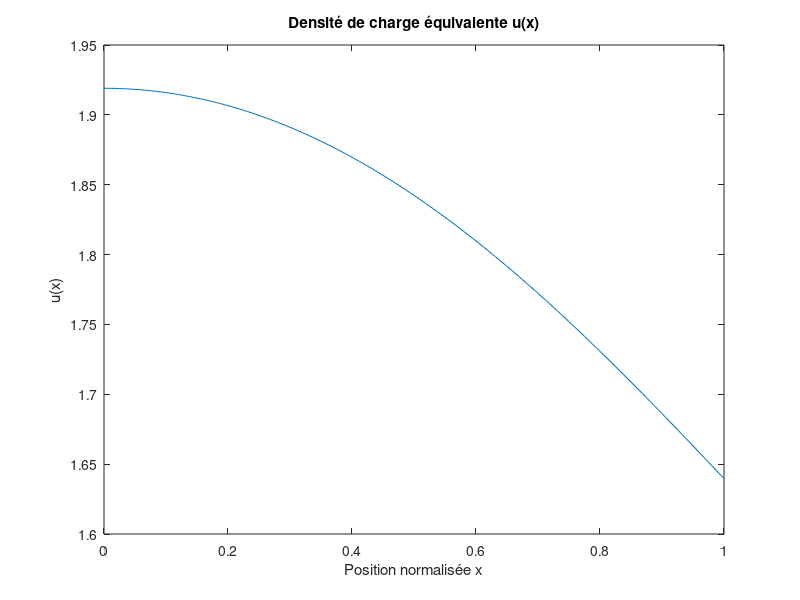
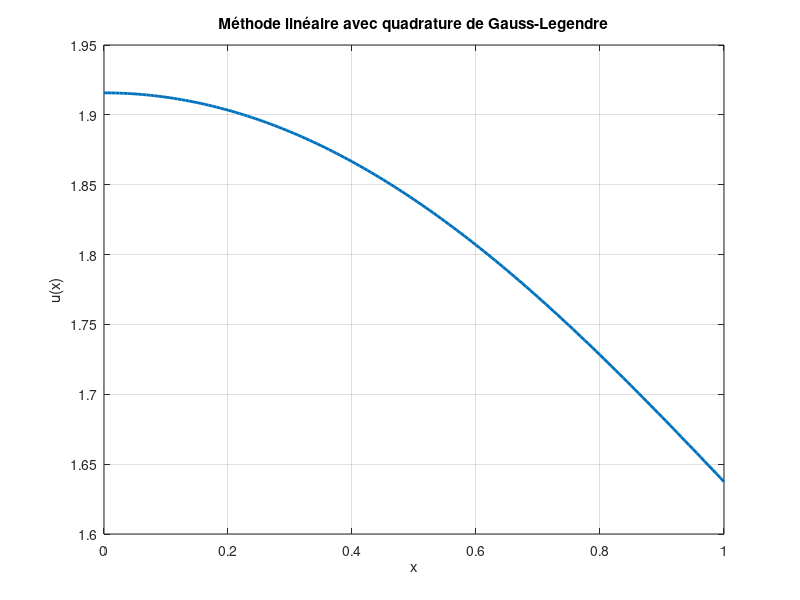
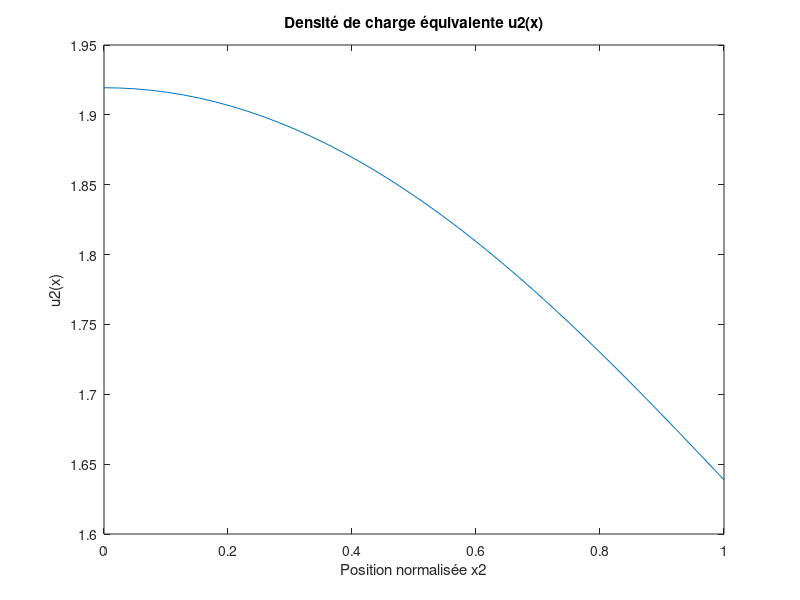
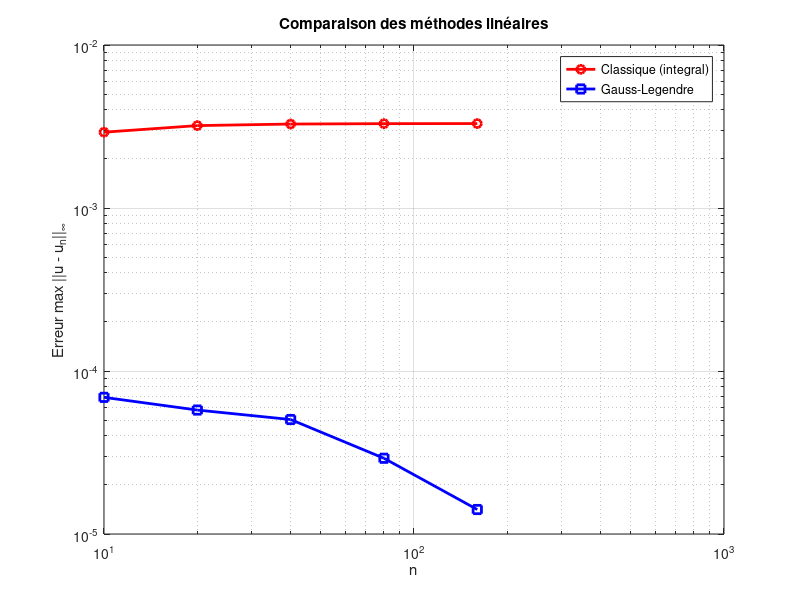

MATLAB code to generate these figures, in order: (Note: this script raises an error after producing the figures.)

R = 0.01; % 1 cm 
D = 0.01; % 1 cm 
epsilon = D/R; 

a = 0;
b = 1;

K = @(x,y)(1/pi) * (1./(epsilon^2 + (x-y).^2) + 1./(epsilon^2 + (x+y).^2));

n_values = [10 20 40 80 160];
errors_classic = zeros(size(n_values));
errors_gauss   = zeros(size(n_values));

% Question 5

%Approche linéaire

n = 40; % Nombre de points
x = linspace(a, b, n+1); % Points
h = (b - a)/n; % Ecart entre les points

function [x, u] = solve_linear_classic(n, K, a, b)
    h = (b - a)/n;
    x = linspace(a, b, n+1);
    A = zeros(n+1);

    for i = 1:n+1
        for j = 1:n+1
            phi_j = @(y) max(0, 1 - abs(y - x(j))/h);
            y_min = max(a, x(j) - h);
            y_max = min(b, x(j) + h);
            A(i,j) = integral(@(y) K(x(i), y).*phi_j(y), y_min, y_max);
        end
    end

    u = (eye(n+1) - A) \ ones(n+1,1);
end

% --- Fonction Gauss-Legendre ---
function [x,w] = gauss_legendre(n)
    beta = 0.5 ./ sqrt(1 - (2*(1:n-1)).^(-2));
    T = diag(beta,1) + diag(beta,-1);
    [V,D] = eig(T);
    x = diag(D);
    [x, idx] = sort(x);
    w = 2 * (V(1,idx)').^2;
end

function [x, u] = solve_linear_gauss(n, K, a, b)
    h = (b - a)/n;
    x = linspace(a, b, n+1);
    A = zeros(n+1);

    quad_order = 20;
    [gl_x, gl_w] = gauss_legendre(quad_order);

    for i = 1:n+1
        xi = x(i);

        for j = 1:n+1
            phi_j = @(y) max(0, 1 - abs(y - x(j))/h);
            y_min = max(a, x(j) - h);
            y_max = min(b, x(j) + h);

            if y_max <= y_min
                A(i,j) = 0;
                continue;
            end

            yq = (y_max + y_min)/2 + (y_max - y_min)/2 * gl_x;
            wq = gl_w * (y_max - y_min)/2;

            A(i,j) = sum( K(xi, yq).*phi_j(yq).*wq );
        end
    end

    u = (eye(n+1) - A) \ ones(n+1,1);
end



% Solution de référence très fine (méthode Gauss-Legendre)
n_ref = 800;
[x_ref, u_ref] = solve_linear_gauss(n_ref, K, a, b);

for k = 1:length(n_values)
    n = n_values(k);

    % --- Méthode classique ---
    [x_c, u_c] = solve_linear_classic(n, K, a, b);
    u_ref_interp = interp1(x_ref, u_ref, x_c);
    errors_classic(k) = max(abs(u_c - u_ref_interp'));

    % --- Méthode Gauss-Legendre ---
    [x_g, u_g] = solve_linear_gauss(n, K, a, b);
    u_ref_interp2 = interp1(x_ref, u_ref, x_g);
    errors_gauss(k) = max(abs(u_g - u_ref_interp2'));
end

figure(1);
plot(x_c, u_c);
title('Densité de charge équivalente u(x)');
xlabel('Position normalisée x');
ylabel('u(x)');

figure(2);
plot(x_g, u_g, 'LineWidth', 2);
title('Méthode linéaire avec quadrature de Gauss-Legendre');
xlabel('x');
ylabel('u(x)');
grid on;

% Question 8 ----------

figure(5);
loglog(n_values, errors_classic, 'r-o', 'LineWidth', 2); hold on;
loglog(n_values, errors_gauss, 'b-s', 'LineWidth', 2);
grid on;
xlabel('n');
ylabel('Erreur max ||u - u_n||_\infty');
title('Comparaison des méthodes linéaires');
legend('Classique (integral)', 'Gauss-Legendre');

%---------------

% Question 5

%Approche par interpolation global

function Lj = lagrange_basis(j, x_nodes, y)
    % Évalue le polynôme de Lagrange φ_j(y)
    % x_nodes = points d'interpolation
    n = length(x_nodes);
    Lj = ones(size(y));
    xj = x_nodes(j);

    for k = 1:n
        if k ~= j
            Lj = Lj .* ( (y - x_nodes(k)) / (xj - x_nodes(k)) );
        end
    end
end


function A = build_A_matrix(x_nodes, kernel, a, b, quad_order)
    % quad_order = nombre de point n 
    n = length(x_nodes);
    A = zeros(n);

    % Points et poids de Gauss-Legendre sur [-1,1]
    [yq, wq] = gauss_legendre(quad_order);

    % Rattrapage à  [a,b]
    yq = 0.5*(b-a)*yq + 0.5*(b+a);
    wq = 0.5*(b-a)*wq;

    for i = 1:n
        xi = x_nodes(i);
        for j = 1:n
            Lj = lagrange_basis(j, x_nodes, yq);
            integrand = kernel(xi, yq) .* Lj;
            A(i,j) = sum(integrand .* wq);
        end
    end
end

n2 = 40; % Nombre de points
x2 = linspace(a, b, n2); % Points
A2 = build_A_matrix(x2,K,a,b,n2);
I2 = eye(n2);
d2 = ones(n2, 1); % Terme source d(x) = 1

u2 = (I2 - A2) \ d2;

figure(3);
plot(x2, u2);
title('Densité de charge équivalente u2(x)');
xlabel('Position normalisée x2');
ylabel('u2(x)');


% Question 7

%Erreur

% Valeurs de n demandées par l'énoncé
n_values = [10, 20, 40, 80];
errors = zeros(size(n_values));
h_values = 1 ./ n_values;

% Calcule de la solution de référence
n_ref = 200; %Beaucoup de points pour la référence
[u_ref, x_ref] = solve_condensateur(n_ref, K);

% --- calcul de l'erreur ---
for k = 1:length(n_values)
    n = n_values(k);
    [u_n, x_n] = solve_condensateur(n, K);

    % Interpolation de u_ref sur la grille plus grossière x_n pour comparer
    u_ref_interp = interp1(x_ref, u_ref, x_n);

    % Calcul de l'erreur
    errors(k) = max(abs(u_n - u_ref_interp'));
end

% --- Graphiques ---

% --- Fonction de résolution (Interpolation linéaire) ---
function [u, x] = solve_condensateur(n, K_func)
    x = linspace(0, 1, n+1);
    h = 1/n;
    A = zeros(n+1, n+1);
    for i = 1:n+1
        for j = 1:n+1
            phi_j = @(y) max(0, 1 - abs(y - x(j))/h);
            y_min = max(0, x(j) - h);
            y_max = min(1, x(j) + h);
            A(i,j) = integral(@(y) K_func(x(i), y) .* phi_j(y), y_min, y_max);
        end
    end
    u = (eye(n+1) - A) \ ones(n+1, 1);
end

% Graphique Erreur vs n 

figure(4);
subplot(1,2,1);
loglog(n_values, errors, 'r-o', 'LineWidth', 2);
grid on;
xlabel('Nombre de points n');
ylabel('Erreur e_n');
title('Erreur vs n');

% Graphique Erreur vs h 
subplot(1,2,2);
loglog(h_values, errors, 'b-s', 'LineWidth', 2);
title('Erreur vs h');
xlabel('Pas d''espace h');
ylabel('Erreur e_n');
hold on;
grid on;

% --- Ajout : droite de référence en h^2 ---
ref = errors(1) * (h_values / h_values(1)).^2;
loglog(h_values, ref, 'r--', 'LineWidth', 1.5);
legend('Erreur', 'Référence h^2');

% --- Ajout : calcul de l'ordre ---
p = polyfit(log(h_values), log(errors), 1);
disp(['Ordre de convergence estimé : p = ', num2str(p(1))]);
